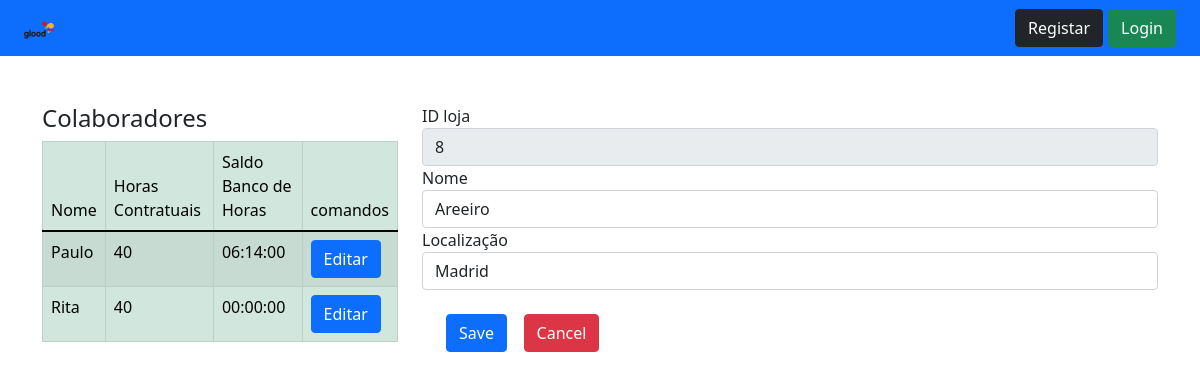
/TrabFinal/loja.php?idloja=8, run on the app's committed database.
### tables this page shows
CREATE TABLE `colaboradores` (
  `id` int NOT NULL AUTO_INCREMENT,
  `parentId` int DEFAULT NULL,
  `NomeColaborador` varchar(120) DEFAULT NULL,
  `dataNasc` date DEFAULT NULL,
  `HorasSemanais` int DEFAULT NULL,
  `saldoHoras` time DEFAULT '00:00:00',
  `photo` varchar(255) DEFAULT NULL,
  PRIMARY KEY (`id`),
  KEY `fk_loja` (`parentId`),
  CONSTRAINT `fk_loja` FOREIGN KEY (`parentId`) REFERENCES `lojas` (`id`)
);

CREATE TABLE `lojas` (
  `id` int NOT NULL AUTO_INCREMENT,
  `localizacao` varchar(120) DEFAULT NULL,
  `nomeLoja` varchar(120) DEFAULT NULL,
  PRIMARY KEY (`id`)
);

### TrabFinal/loja.php (the view, shortened to what this page needs)
<?php
$loja = new Loja;
$lojas = $loja->getAll();
?>
<!DOCTYPE html>
<html lang="en">
<head>
    <link href="https://cdn.jsdelivr.net/npm/bootstrap@5.1.3/dist/css/bootstrap.min.css" rel="stylesheet"
>
<body>
    <?php
           try {
               include ("cnn.php");
               $sql="select  * from lojas where id=?;";
               $idloja = $_GET['idloja'];
               $stmt=$pdo->prepare($sql);
               $stmt->execute([$idloja]);
               $loja =$stmt->fetch();
               $sql="select * from colaboradores Where parentId=?;";
               $stmt=$pdo->prepare($sql);
               $stmt->execute([$idloja]);
               $total=$stmt->rowCount();
               $colaboradores=$stmt->fetchAll();
           } catch (PDOException $e) {
               echo $e->getMessage();
           }
        ?>
    <div class="row">
        <div class="col-12">
            <nav class="navbar navbar-expand-lg navbar-dark bg-primary">
                <div class="container-fluid">
                    <a class="navbar-brand" href="index.php">
                        <img src="imgs/logo.svg" alt="" width="30" height="24">
                    </a>
                    <?php
            if (isset($_SESSION["admin"])) {
            ?>
                    <button class="navbar-toggler" type="button" data-bs-toggle="collapse" data-bs-target="#navbarNav"
                        aria-controls="navbarNav" aria-expanded="false" aria-label="Toggle navigation">
                        <span class="navbar-toggler-icon"></span>
                    </button>
                    <div class="collapse navbar-collapse" id="navbarNav">
                        <ul class="navbar-nav">
                            <li class="nav-item dropdown">
                                <a class="nav-link active dropdown-toggle" href="#" id="navbarDropdownMenuLink"
                                    role="button" data-bs-toggle="dropdown" aria-expanded="false">
                                    Lojas
                                </a>
                                <ul class="dropdown-menu" aria-labelledby="navbarDropdownMenuLink">
                                    <li><a class="dropdown-item" href="lojas.php">Ver Todas</a></li>
                                    <?php
                            foreach ($lojas as $k => $item) {
                                echo "
                                <li><a class='dropdown-item' href='loja.php?idloja=" . $item['id'] ."'>" . $item['nomeLoja']. "</a></li>
                                "; };
                                ?>
                                </ul>
                            </li>
                            <li class="nav-item">
                                <a class="nav-link active" aria-current="page"
                                    href="colaboradores.php">Colaboradores</a>
                            </li>
                            <li class="nav-item">
                                <a class="nav-link active" aria-current="page" href="datatables.php">Vista geral</a>
                            </li>
                            <li class="nav-item">
                                <a class="nav-link" href="bancoHoras.php">Banco de Horas</a>
                            </li>
                        </ul>
                    </div>
                    <ul class="navbar-nav ms-auto">
                        <li class="nav-item">
                            <a class="nav-link" href="" data-bs-target="#myModal" data-bs-toggle="modal"><?php echo $_SESSION["uid"];
                        ?></a>
                        </li>
                        <li class="nav-item">
                            <a class="btn btn-danger" href="includes/logoutInclude.php">Logout</a>
                        </li>
                        <?php
                    }else{
                    ?>
                        <ul class="navbar-nav ms-auto">
                            <li class="nav-item">
                                <a class="btn btn-dark" style="margin-right:5px" href="signup.html">Registar</a>
                            </li>
                            <li class="nav-item">
                                <a class="btn btn-success" href="login.html">Login</a>
                            </li>
                        </ul>
                        <?php
                    }
                ?>
                </div>
            </nav>
        </div>
    </div>
    <br>
    <br>
    <div class="container">
        <div class="row">
            <?php
                    if($total>0){
                 ?>
            <div class="col-md-4 col-sm-12">
                <h4>Colaboradores</h4>
                <table id="myTable" class=" table table-responsive table-striped table-bordered table-success">
                    <thead>
                        <td>Nome</td>
                        <td>Horas Contratuais</td>
                        <td>Saldo Banco de Horas</td>
                        <td>comandos</td>
                    </thead>
                    <tbody id="tb">
                        <?php
                        function lnk($id)
                        {
                            return "<a href='colaborador.php?idcolab=" . $id . "' class='btn btn-primary' >Editar</a>";
                        }
                        foreach ($colaboradores as $k => $item) {
                            echo "<tr>
                                <td>" . $item['NomeColaborador'] . "</td>
                                <td>" . $item['HorasSemanais'] . "</td>
                                <td>" . $item['saldoHoras'] . "</td>
                                <td>" . lnk($item['id']) .   "</td>
                            </tr>";
                        }
                        ?>
                    </tbody>
                </table>
            </div>
            <?php
                   }
                 ?>
            <div class="col-md-8 col-sm-12">
                <form id="frm" name="frm" method="post">
                    <div class="form-group">
                        <label for="idloja">ID loja</label>
                        <input type="text" name="txtidloja" id="txtidloja" class="form-control" readonly="readonly"
                            value="<?php
                                  echo ($loja !=NULL)?$loja['id']:"";
                                ?>" placeholder="">
                    </div>
                    <div class="form-group">
                        <label for="txtnome">Nome</label>
                        <input type="text" id="txtnome" name="txtnome" value="<?php
                                  echo ($loja !=NULL)?$loja['nomeLoja']:"";
                                ?>" class="form-control" />
                    </div>
                    <div class="form-group">
                        <label for="txtdatanasc">Localização</label>
                        <input type="text" name="txtlocalizacao" id="txtlocalizacao" value="<?php
                                  echo ($loja !=NULL)?$loja['localizacao']:"";
                                ?>" class="form-control" placeholder="">
                    </div>
                    <div class="form-group p-4">
                        <input name="btsave" id="btsave" class="btn btn-primary" type="button" value="Save">
                        <input name="btcancel" id="btcancel" class="btn btn-danger" type="button" value="Cancel">
                    </div>
                </form>
            </div>
        </div>
</body>
</html>

### data on the page
colaboradores: NomeColaborador "Paulo", HorasSemanais "40", saldoHoras "06:14:00"
colaboradores: NomeColaborador "Rita", HorasSemanais "40", saldoHoras "00:00:00"
lojas: txtidloja "8", txtnome "Areeiro", txtlocalizacao "Madrid"
